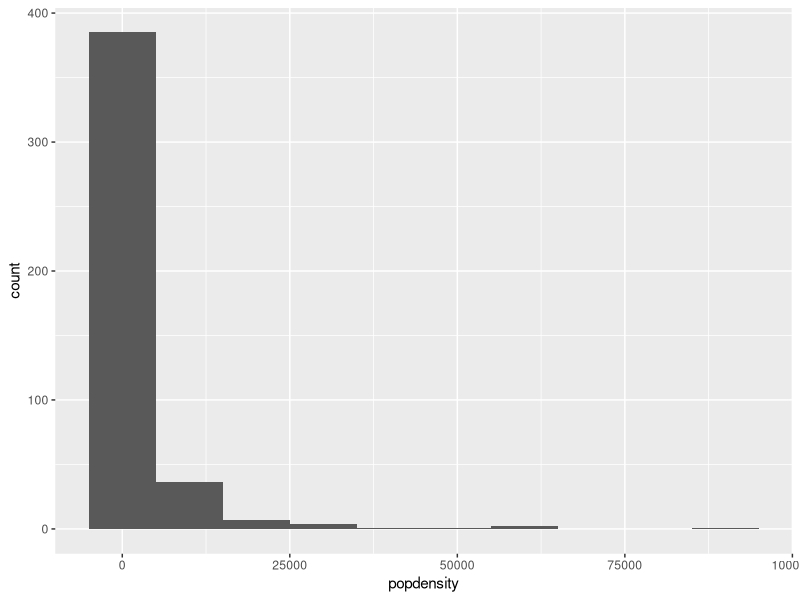
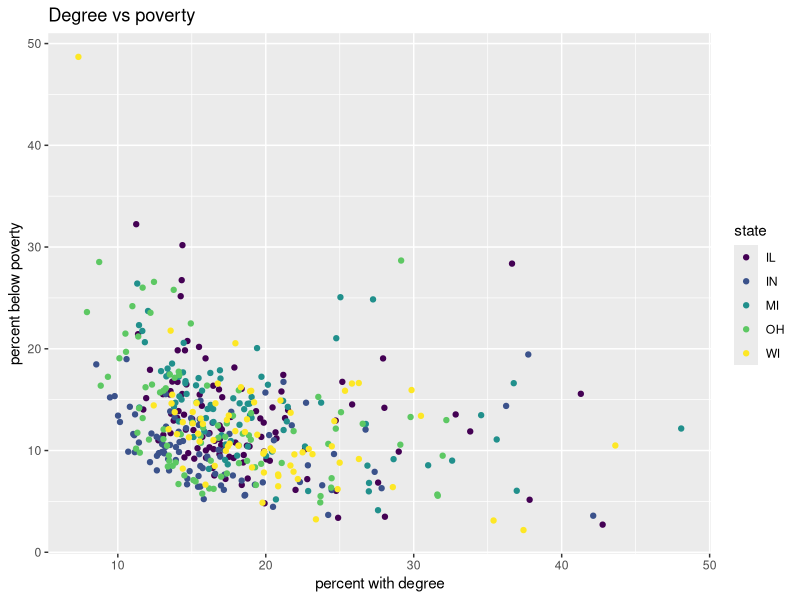
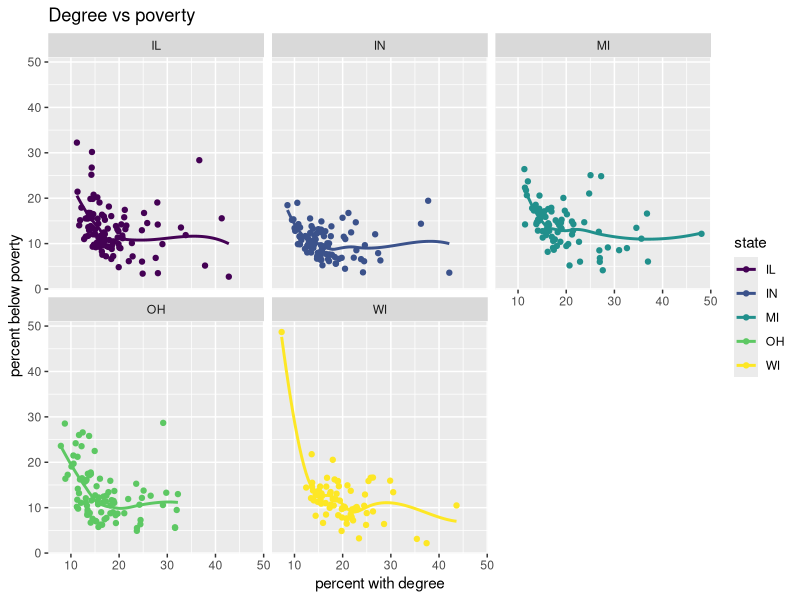
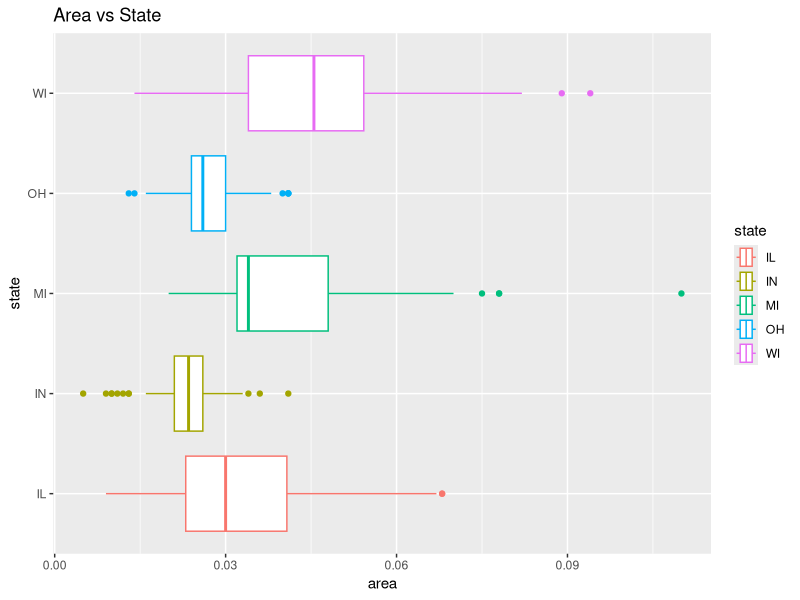
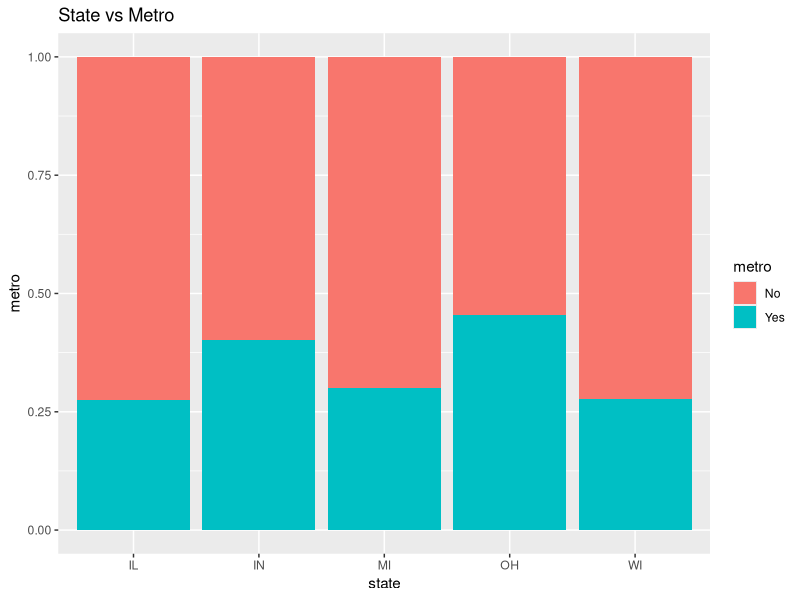
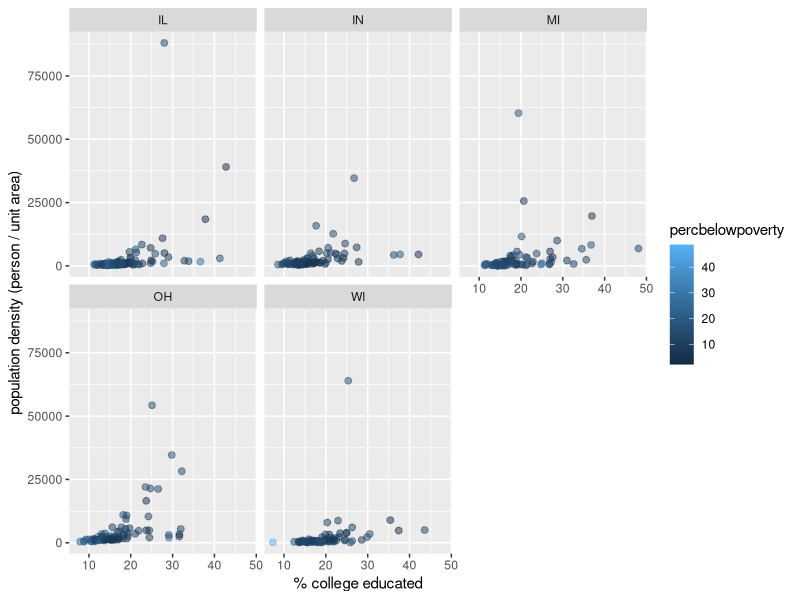

These figures' R source, in order:
## ---- chunk 1
#| label: load-packages
#| message: false

library(tidyverse)
library(viridis)
## ---- chunk 2
ggplot(data = midwest,
       aes(x = popdensity)) +
  geom_histogram(binwidth = 10000)
## ---- chunk 3
ggplot(data = midwest,
       aes(x=percollege, y =percbelowpoverty, color = state)) +
  geom_point() +
  labs(x = "percent with degree",
       y ="percent below poverty",
       title = "Degree vs poverty") +
  scale_color_viridis_d()
## ---- chunk 4
ggplot(data = midwest,
       aes(x=percollege, y =percbelowpoverty, color = state))+
  geom_point() +
  labs(x = "percent with degree",
       y ="percent below poverty",
       title = "Degree vs poverty")+
  scale_color_viridis_d()+
  facet_wrap("state")+
  geom_smooth(se=FALSE)


## ---- chunk 5
ggplot(data = midwest,
       aes(x=area, y =state, color = state))+
  geom_boxplot() +
  labs(x = "area",
       y ="state",
       title = "Area vs State")
## ---- chunk 6
midwest <- midwest |>
  mutate(metro = if_else(inmetro == 1, "Yes", "No"))

ggplot(data = midwest, 
       aes(x = state, fill = metro)) + geom_bar(position = "fill") +
  labs(x = "state",
       y ="metro",
       title = "State vs Metro")

## ---- chunk 7
ggplot(data = midwest,
       aes(x=percollege, y = popdensity, color = percbelowpoverty))+ 
  geom_point(alpha = 0.5, size = 2) + 
  labs(x = "% college educated", y ="population density (person / unit area)") + 
  facet_wrap("state")
